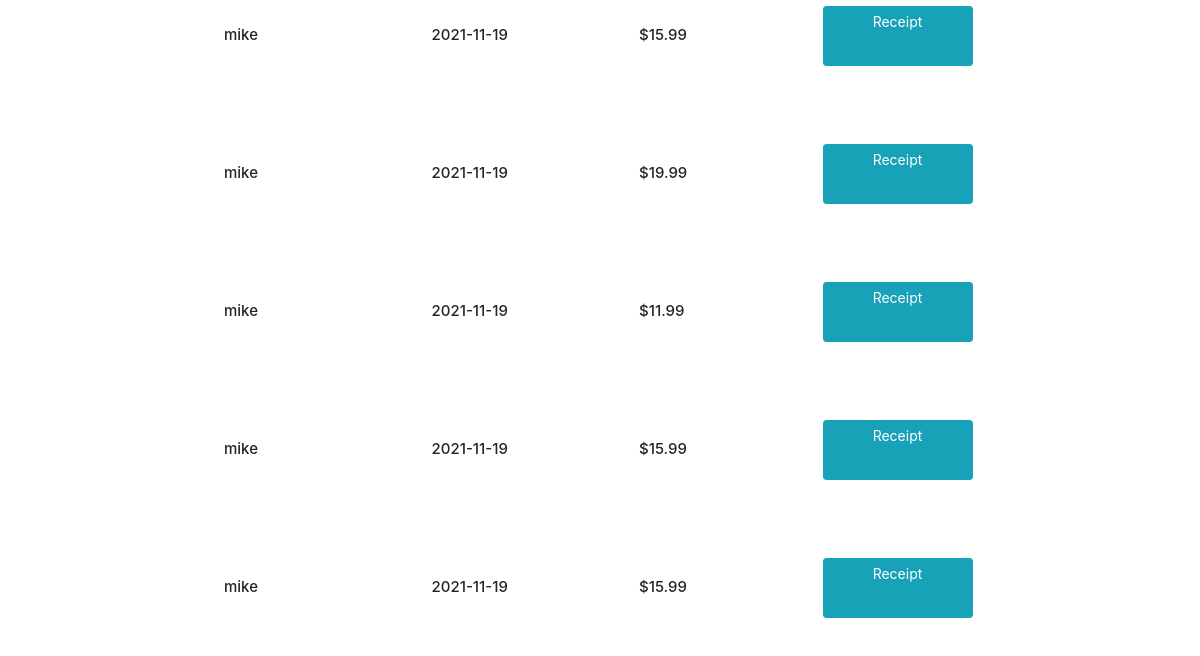
The page /order (signed in, lower part) on the database as committed earlier.
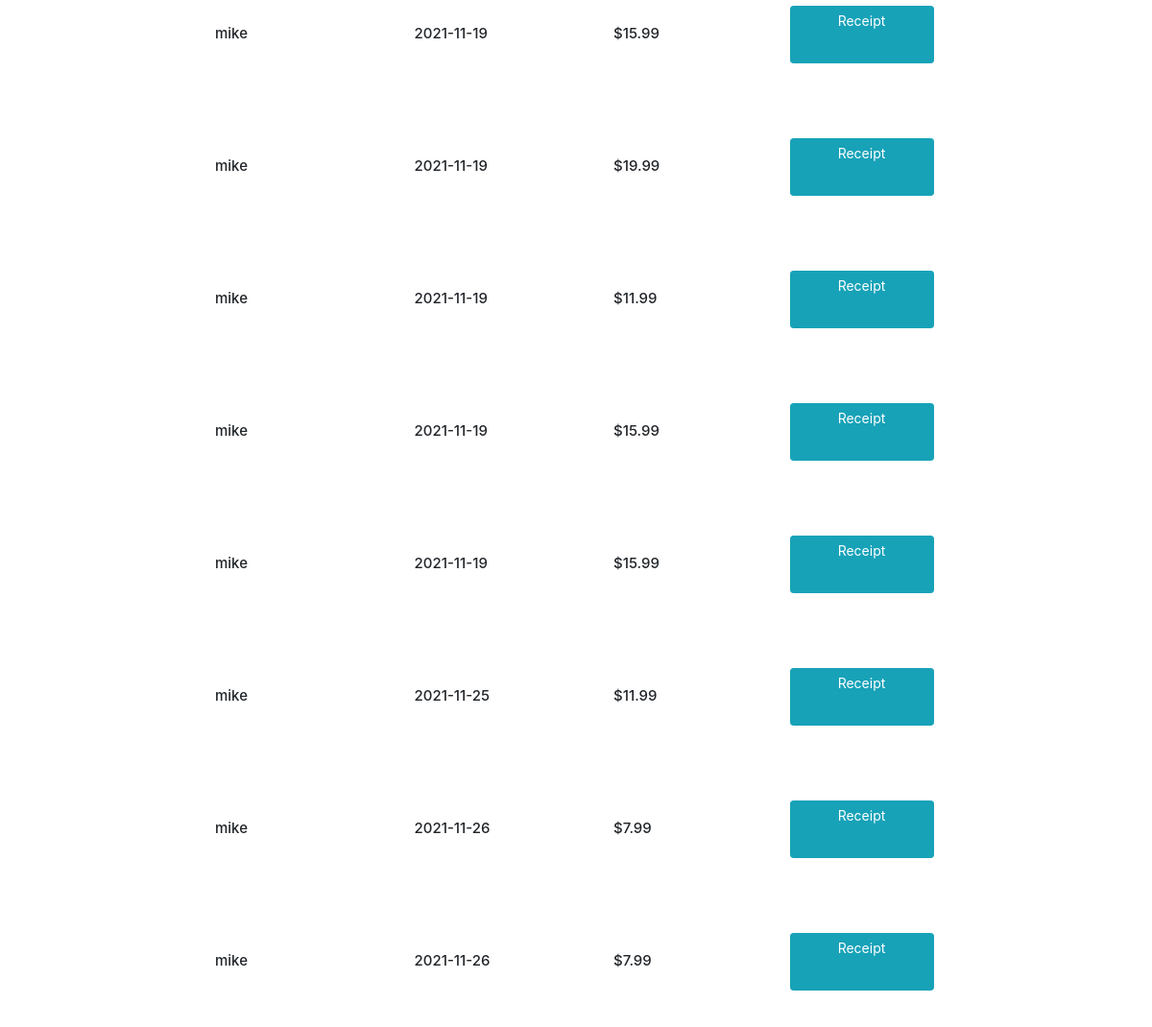
The same page on the database as committed later.
### website/models.py (models this page shows, shortened)
class User(db.Model, UserMixin):
    id = db.Column(db.Integer, primary_key = True)
    email = db.Column(db.String(100), unique=True)
    first_name = db.Column(db.String(100))
    last_name = db.Column(db.String(100))
    address = db.Column(db.String(100))
    phone = db.Column(db.String(100))
    password = db.Column(db.String(100))
    order=db.relationship('Order', backref='buyer', lazy=True)
    orderbook=db.relationship('OrderBook', backref='orderby', lazy=True)
    review = db.relationship('Review')

class Order(db.Model, UserMixin):
    id = db.Column(db.Integer, primary_key=True)
    user_id = db.Column(db.Integer, db.ForeignKey('user.id'), nullable=False)
    amount = db.Column(db.Integer, nullable=False)
    order_date = db.Column(db.DateTime(timezone = True), nullable=False, default=datetime.utcnow)
    orderbook=db.relationship('OrderBook', backref='orderdetail', lazy=True)

### website/auth.py (the view)
@auth.route("/order")
def order():
    orders=Order.query.filter_by(user_id=current_user.id).all()
    return render_template('order.html', title="order",orders=orders,user=current_user)

### website/__init__.py (called while the page is built)
def create_app():
    app = Flask(__name__)
    app.config['SECRET_KEY'] = 'password'
    app.config['SQLALCHEMY_DATABASE_URI'] = f'sqlite:///{DB_NAME}'
    db.init_app(app)
    from .models import User, Review, Book,Order
    admin = Admin(app)
    admin.add_view(ModelView(Book, db.session))
    admin.add_view(ModelView(Order, db.session))
    admin.add_view(ModelView(Review, db.session))
    admin.add_view(ModelView(User, db.session))
    from .views import views
    from .auth import auth
    app.register_blueprint(views,url_prefix='/')
    app.register_blueprint(auth,url_prefix='/')
    create_database(app)
    login_manager = LoginManager()
    login_manager.login_view='auth.login'
    login_manager.init_app(app)
    @login_manager.user_loader
    def load_user(id):
        return User.query.get(int(id))
    return app

### website/templates/order.html (shortened to what this page needs)
{% extends "base.html" %}
{% set active_page = "menu5" %}
{% block content %}
<link rel="stylesheet" href="{{ url_for('static', filename='css/order.css') }}">
	{% if not orders %}
	<div class="empty-cart">
		<h3>You don't have any orders</h3>
		<br>
		<img class="cartimg w-50 h-50" src="{{ url_for('static', filename='images/emptybox.png') }}">
	</div>
	{% else %}
		<div class="content-section">
			{% for order in orders %}
				<div class="content-section">
					<div class="row d-flex mb-5 contact-info">
						<div class="col-md-3 d-flex">
							<div class="info bg-white p-4">
								<h4>{{ current_user.first_name }}</h4>
							</div>
						</div>
						<div class="col-md-3 d-flex">
							<div class="info bg-white p-4">
								<h4>{{ order.order_date.strftime('%Y-%m-%d') }}</h4>
							</div>
						</div>
						<div class="col-md-3 d-flex">
							<div class="info bg-white p-4">
								<h4>${{ order.amount }}</h4>
							</div>
						</div>
						<div class="col-md-3 d-flex">
							<a class="btn btn-info btn-sm mt-1 mb-1" href="{{ url_for('auth.receipt',order_id=order.id) }}" style="color: #fff;
                            background-color: #17a2b8;
                            border-color: #17a2b8;
                            width: 150px;
                            height: 60px;
                            position: absolute;
                            padding-left: 20px;
                            padding-right: 20px;">Receipt</a>
						</div>
					</div>
				</div>
		{% endfor %}
		</div>
	{% endif %}
{% endblock content %}

Rows that differ between the two databases and show on the page:
added Order: {{ current_user.first_name }} "mike", order_date "2021-11-25", amount "11.99"
added Order: {{ current_user.first_name }} "mike", order_date "2021-11-26", amount "7.99"
added Order: {{ current_user.first_name }} "mike", order_date "2021-11-26", amount "7.99"
